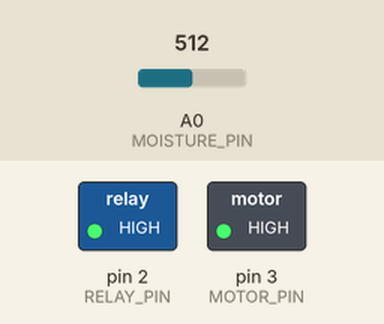
Simulated run of this sketch. Board: Arduino Uno, built with avr-gcc and run on an emulated ATmega328P. On the bench: switched loads named in the sketch (green lamp = pin HIGH). The inputs (shaded band) are chosen by the test bench; at power-on: A0 (MOISTURE_PIN) = 512.

Above: at 1.8 s.
1.9 s: A0 (MOISTURE_PIN) set to 484
At 2.7 s:
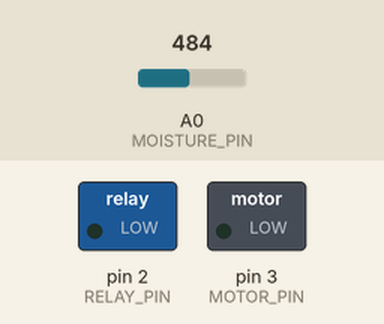
3.5 s: A0 (MOISTURE_PIN) set to 510
At 4.3 s:
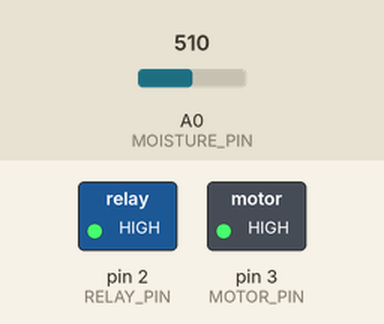
5.5 s: A0 (MOISTURE_PIN) set to 490
At 7.0 s:
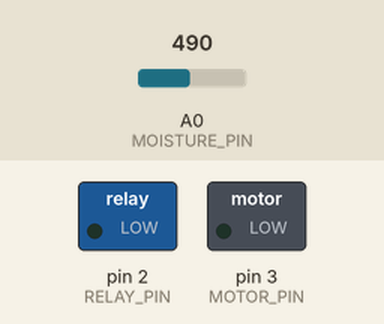
Timing chart, 0 to 8.5 s (numbered marks = the images above; inputs shaded):
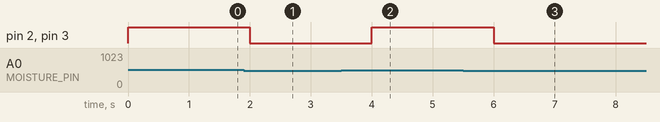

Measured:
- the behaviour switches between 501 and 500 on A0 (MOISTURE_PIN) (found by bisection; images 0 and 1)
- after the input at 1.9 s, pin 2 (RELAY_PIN), pin 3 (MOTOR_PIN): HIGH → LOW after 0.10 s
- after the input at 3.5 s, pin 2 (RELAY_PIN), pin 3 (MOTOR_PIN): LOW → HIGH after 0.50 s
- after the input at 5.5 s, pin 2 (RELAY_PIN), pin 3 (MOTOR_PIN): HIGH → LOW after 0.50 s

The sketch:

moiture.ino
```cpp
// Define the pins for the components
#define RELAY_PIN 2        // Pin connected to the relay
#define MOTOR_PIN 3        // Pin connected to the motor
#define MOISTURE_PIN A0    // Pin connected to the moisture sensor

// Define the threshold value for moisture detection
const int MOISTURE_THRESHOLD = 500;  // Adjust this value according to your sensor readings

void setup() {
  pinMode(RELAY_PIN, OUTPUT);      // Set relay pin as output
  pinMode(MOTOR_PIN, OUTPUT);      // Set motor pin as output
  pinMode(MOISTURE_PIN, INPUT);    // Set moisture sensor pin as input
}

void loop() {
  int moistureValue = analogRead(MOISTURE_PIN);  // Read moisture sensor value

  // Check if moisture level is above the threshold
  if (moistureValue > MOISTURE_THRESHOLD) {
    // Turn on the motor via the relay
    digitalWrite(RELAY_PIN, HIGH);   // Turn on relay
    digitalWrite(MOTOR_PIN, HIGH);   // Turn on motor
  } else {
    // Turn off the motor via the relay
    digitalWrite(RELAY_PIN, LOW);   // Turn off relay
    digitalWrite(MOTOR_PIN, LOW);   // Turn off motor
  }

  // Add a delay to avoid rapid reading
  delay(1000);  // 1 second delay
}
```
